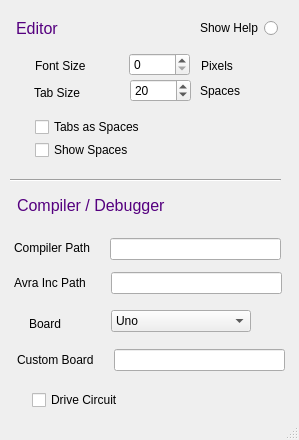
<?xml version="1.0" encoding="UTF-8"?>
<ui version="4.0">
 <class>EditorProp</class>
 <widget class="QDialog" name="EditorProp">
  <property name="geometry">
   <rect>
    <x>0</x>
    <y>0</y>
    <width>299</width>
    <height>440</height>
   </rect>
  </property>
  <property name="sizePolicy">
   <sizepolicy hsizetype="Preferred" vsizetype="Preferred">
    <horstretch>0</horstretch>
    <verstretch>0</verstretch>
   </sizepolicy>
  </property>
  <property name="minimumSize">
   <size>
    <width>290</width>
    <height>300</height>
   </size>
  </property>
  <property name="maximumSize">
   <size>
    <width>600</width>
    <height>900</height>
   </size>
  </property>
  <property name="windowTitle">
   <string>Editor / Debugger</string>
  </property>
  <property name="locale">
   <locale language="Spanish" country="Spain"/>
  </property>
  <property name="sizeGripEnabled">
   <bool>true</bool>
  </property>
  <widget class="Line" name="line">
   <property name="geometry">
    <rect>
     <x>10</x>
     <y>170</y>
     <width>271</width>
     <height>20</height>
    </rect>
   </property>
   <property name="orientation">
    <enum>Qt::Horizontal</enum>
   </property>
  </widget>
  <widget class="QLabel" name="label_4">
   <property name="geometry">
    <rect>
     <x>16</x>
     <y>13</y>
     <width>151</width>
     <height>31</height>
    </rect>
   </property>
   <property name="palette">
    <palette>
     <active>
      <colorrole role="WindowText">
       <brush brushstyle="SolidPattern">
        <color alpha="255">
         <red>85</red>
         <green>0</green>
         <blue>127</blue>
        </color>
       </brush>
      </colorrole>
      <colorrole role="Text">
       <brush brushstyle="SolidPattern">
        <color alpha="255">
         <red>0</red>
         <green>0</green>
         <blue>0</blue>
        </color>
       </brush>
      </colorrole>
     </active>
     <inactive>
      <colorrole role="WindowText">
       <brush brushstyle="SolidPattern">
        <color alpha="255">
         <red>85</red>
         <green>0</green>
         <blue>127</blue>
        </color>
       </brush>
      </colorrole>
      <colorrole role="Text">
       <brush brushstyle="SolidPattern">
        <color alpha="255">
         <red>0</red>
         <green>0</green>
         <blue>0</blue>
        </color>
       </brush>
      </colorrole>
     </inactive>
     <disabled>
      <colorrole role="WindowText">
       <brush brushstyle="SolidPattern">
        <color alpha="255">
         <red>190</red>
         <green>190</green>
         <blue>190</blue>
        </color>
       </brush>
      </colorrole>
      <colorrole role="Text">
       <brush brushstyle="SolidPattern">
        <color alpha="255">
         <red>190</red>
         <green>190</green>
         <blue>190</blue>
        </color>
       </brush>
      </colorrole>
     </disabled>
    </palette>
   </property>
   <property name="font">
    <font>
     <pointsize>12</pointsize>
    </font>
   </property>
   <property name="text">
    <string>Editor</string>
   </property>
   <property name="alignment">
    <set>Qt::AlignLeading|Qt::AlignLeft|Qt::AlignVCenter</set>
   </property>
  </widget>
  <widget class="QLabel" name="label_8">
   <property name="geometry">
    <rect>
     <x>17</x>
     <y>190</y>
     <width>231</width>
     <height>31</height>
    </rect>
   </property>
   <property name="palette">
    <palette>
     <active>
      <colorrole role="WindowText">
       <brush brushstyle="SolidPattern">
        <color alpha="255">
         <red>85</red>
         <green>0</green>
         <blue>127</blue>
        </color>
       </brush>
      </colorrole>
      <colorrole role="Text">
       <brush brushstyle="SolidPattern">
        <color alpha="255">
         <red>0</red>
         <green>0</green>
         <blue>0</blue>
        </color>
       </brush>
      </colorrole>
     </active>
     <inactive>
      <colorrole role="WindowText">
       <brush brushstyle="SolidPattern">
        <color alpha="255">
         <red>85</red>
         <green>0</green>
         <blue>127</blue>
        </color>
       </brush>
      </colorrole>
      <colorrole role="Text">
       <brush brushstyle="SolidPattern">
        <color alpha="255">
         <red>0</red>
         <green>0</green>
         <blue>0</blue>
        </color>
       </brush>
      </colorrole>
     </inactive>
     <disabled>
      <colorrole role="WindowText">
       <brush brushstyle="SolidPattern">
        <color alpha="255">
         <red>190</red>
         <green>190</green>
         <blue>190</blue>
        </color>
       </brush>
      </colorrole>
      <colorrole role="Text">
       <brush brushstyle="SolidPattern">
        <color alpha="255">
         <red>190</red>
         <green>190</green>
         <blue>190</blue>
        </color>
       </brush>
      </colorrole>
     </disabled>
    </palette>
   </property>
   <property name="font">
    <font>
     <pointsize>12</pointsize>
    </font>
   </property>
   <property name="text">
    <string>Compiler / Debugger</string>
   </property>
   <property name="alignment">
    <set>Qt::AlignLeading|Qt::AlignLeft|Qt::AlignVCenter</set>
   </property>
  </widget>
  <widget class="QTextEdit" name="helpText">
   <property name="geometry">
    <rect>
     <x>300</x>
     <y>11</y>
     <width>291</width>
     <height>278</height>
    </rect>
   </property>
   <property name="acceptDrops">
    <bool>false</bool>
   </property>
   <property name="html">
    <string>&lt;!DOCTYPE HTML PUBLIC &quot;-//W3C//DTD HTML 4.0//EN&quot; &quot;http://www.w3.org/TR/REC-html40/strict.dtd&quot;&gt;
&lt;html&gt;&lt;head&gt;&lt;meta name=&quot;qrichtext&quot; content=&quot;1&quot; /&gt;&lt;style type=&quot;text/css&quot;&gt;
p, li { white-space: pre-wrap; }
&lt;/style&gt;&lt;/head&gt;&lt;body style=&quot; font-family:'Sans Serif'; font-size:9pt; font-weight:400; font-style:normal;&quot;&gt;
&lt;p style=&quot;-qt-paragraph-type:empty; margin-top:0px; margin-bottom:0px; margin-left:0px; margin-right:0px; -qt-block-indent:0; text-indent:0px;&quot;&gt;&lt;br /&gt;&lt;/p&gt;&lt;/body&gt;&lt;/html&gt;</string>
   </property>
   <property name="textInteractionFlags">
    <set>Qt::TextSelectableByKeyboard|Qt::TextSelectableByMouse</set>
   </property>
  </widget>
  <widget class="QRadioButton" name="helpButton">
   <property name="geometry">
    <rect>
     <x>178</x>
     <y>18</y>
     <width>100</width>
     <height>20</height>
    </rect>
   </property>
   <property name="layoutDirection">
    <enum>Qt::RightToLeft</enum>
   </property>
   <property name="text">
    <string>Show Help</string>
   </property>
  </widget>
  <widget class="QLabel" name="fontLabel">
   <property name="geometry">
    <rect>
     <x>35</x>
     <y>55</y>
     <width>85</width>
     <height>21</height>
    </rect>
   </property>
   <property name="text">
    <string>Font Size</string>
   </property>
  </widget>
  <widget class="QLabel" name="tabLabel">
   <property name="geometry">
    <rect>
     <x>34</x>
     <y>83</y>
     <width>96</width>
     <height>20</height>
    </rect>
   </property>
   <property name="text">
    <string>Tab Size</string>
   </property>
  </widget>
  <widget class="QLabel" name="label_5">
   <property name="geometry">
    <rect>
     <x>201</x>
     <y>59</y>
     <width>59</width>
     <height>14</height>
    </rect>
   </property>
   <property name="text">
    <string>Pixels</string>
   </property>
  </widget>
  <widget class="QSpinBox" name="tabSize">
   <property name="geometry">
    <rect>
     <x>130</x>
     <y>79</y>
     <width>61</width>
     <height>23</height>
    </rect>
   </property>
   <property name="minimum">
    <number>1</number>
   </property>
   <property name="maximum">
    <number>100</number>
   </property>
   <property name="value">
    <number>20</number>
   </property>
  </widget>
  <widget class="QCheckBox" name="tabSpaces">
   <property name="geometry">
    <rect>
     <x>35</x>
     <y>117</y>
     <width>152</width>
     <height>20</height>
    </rect>
   </property>
   <property name="text">
    <string>Tabs as Spaces</string>
   </property>
  </widget>
  <widget class="QCheckBox" name="showSpaces">
   <property name="geometry">
    <rect>
     <x>35</x>
     <y>140</y>
     <width>134</width>
     <height>20</height>
    </rect>
   </property>
   <property name="text">
    <string>Show Spaces</string>
   </property>
  </widget>
  <widget class="QLabel" name="label_2">
   <property name="geometry">
    <rect>
     <x>200</x>
     <y>84</y>
     <width>59</width>
     <height>14</height>
    </rect>
   </property>
   <property name="text">
    <string>Spaces</string>
   </property>
  </widget>
  <widget class="QSpinBox" name="fontSize">
   <property name="geometry">
    <rect>
     <x>129</x>
     <y>53</y>
     <width>61</width>
     <height>23</height>
    </rect>
   </property>
   <property name="minimum">
    <number>0</number>
   </property>
   <property name="maximum">
    <number>999</number>
   </property>
  </widget>
  <widget class="QCheckBox" name="driveCirc">
   <property name="geometry">
    <rect>
     <x>32</x>
     <y>390</y>
     <width>134</width>
     <height>20</height>
    </rect>
   </property>
   <property name="text">
    <string>Drive Circuit</string>
   </property>
  </widget>
  <widget class="QLabel" name="boardLabel">
   <property name="geometry">
    <rect>
     <x>29</x>
     <y>317</y>
     <width>59</width>
     <height>14</height>
    </rect>
   </property>
   <property name="text">
    <string>Board</string>
   </property>
  </widget>
  <widget class="QComboBox" name="ardBoard">
   <property name="geometry">
    <rect>
     <x>111</x>
     <y>310</y>
     <width>140</width>
     <height>22</height>
    </rect>
   </property>
   <property name="currentText">
    <string notr="true">Uno</string>
   </property>
   <item>
    <property name="text">
     <string>Uno</string>
    </property>
   </item>
   <item>
    <property name="text">
     <string>Mega</string>
    </property>
   </item>
   <item>
    <property name="text">
     <string>Nano</string>
    </property>
   </item>
   <item>
    <property name="text">
     <string>Duemilanove</string>
    </property>
   </item>
   <item>
    <property name="text">
     <string>Leonardo</string>
    </property>
   </item>
   <item>
    <property name="text">
     <string>Custom</string>
    </property>
   </item>
  </widget>
  <widget class="QLineEdit" name="compPath">
   <property name="geometry">
    <rect>
     <x>110</x>
     <y>238</y>
     <width>171</width>
     <height>22</height>
    </rect>
   </property>
  </widget>
  <widget class="QLineEdit" name="avraInc">
   <property name="geometry">
    <rect>
     <x>111</x>
     <y>272</y>
     <width>171</width>
     <height>22</height>
    </rect>
   </property>
  </widget>
  <widget class="QLabel" name="compPathLabel">
   <property name="geometry">
    <rect>
     <x>14</x>
     <y>238</y>
     <width>93</width>
     <height>19</height>
    </rect>
   </property>
   <property name="text">
    <string>Compiler Path</string>
   </property>
  </widget>
  <widget class="QLabel" name="avraIncLabel">
   <property name="geometry">
    <rect>
     <x>14</x>
     <y>275</y>
     <width>94</width>
     <height>16</height>
    </rect>
   </property>
   <property name="text">
    <string>Avra Inc Path</string>
   </property>
  </widget>
  <widget class="QLineEdit" name="customBoard">
   <property name="geometry">
    <rect>
     <x>114</x>
     <y>349</y>
     <width>171</width>
     <height>22</height>
    </rect>
   </property>
  </widget>
  <widget class="QLabel" name="customLabel">
   <property name="geometry">
    <rect>
     <x>17</x>
     <y>352</y>
     <width>94</width>
     <height>16</height>
    </rect>
   </property>
   <property name="text">
    <string>Custom Board</string>
   </property>
  </widget>
 </widget>
 <tabstops>
  <tabstop>helpText</tabstop>
 </tabstops>
 <resources/>
 <connections/>
 <designerdata>
  <property name="gridDeltaX">
   <number>5</number>
  </property>
  <property name="gridDeltaY">
   <number>5</number>
  </property>
  <property name="gridSnapX">
   <bool>false</bool>
  </property>
  <property name="gridSnapY">
   <bool>false</bool>
  </property>
  <property name="gridVisible">
   <bool>true</bool>
  </property>
 </designerdata>
</ui>
